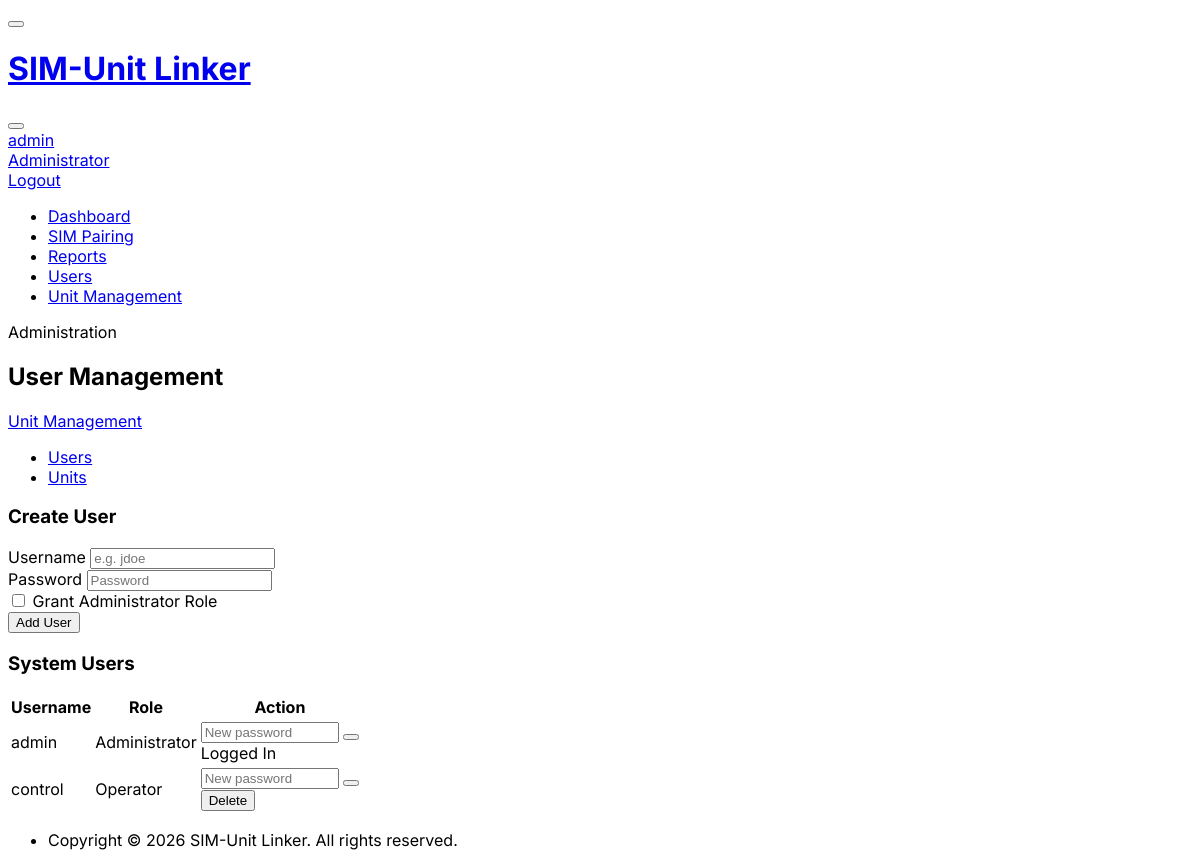
/admin/users (signed in), run on an earlier commit of the app's database.
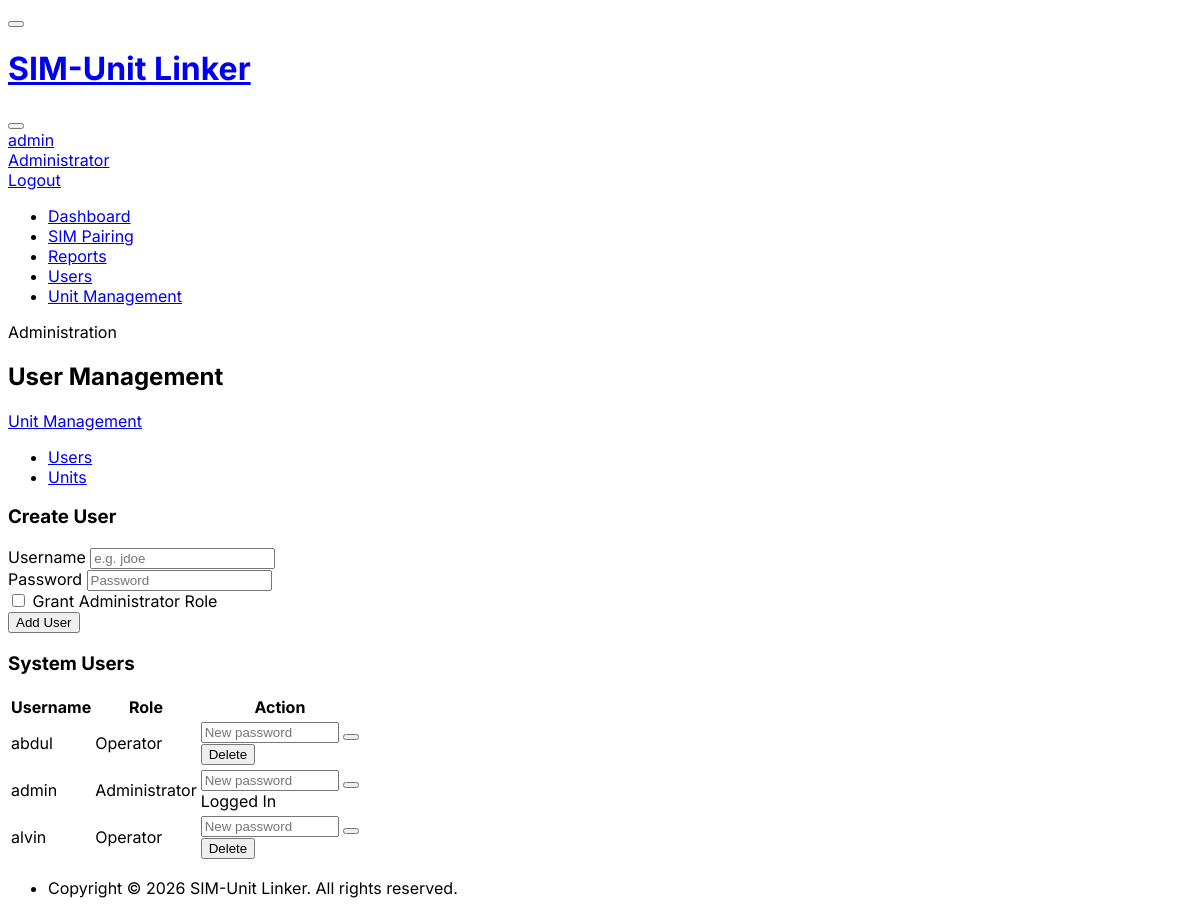
And on a later commit of the database.
### database.py (models this page shows)
class User(Base):
    __tablename__ = 'users'
    id = Column(Integer, primary_key=True, autoincrement=True)
    username = Column(String, unique=True, nullable=False, index=True)
    password_hash = Column(String, nullable=False)
    is_admin = Column(Boolean, default=False)
    pairings = relationship("Pairing", back_populates="paired_by")

### main.py (the view)
@app.get("/admin/users", response_class=HTMLResponse)
async def admin_users_get(request: Request, current_user = Depends(require_admin), db: Session = Depends(get_db)):
    users = db.query(User).order_by(User.username.asc()).all()
    return templates.TemplateResponse(request, "admin.html", {
        "current_user": current_user,
        "active_page": "admin",
        "users": users
    })

### templates/admin.html (shortened to what this page needs)
{% extends "base.html" %}
{% block content %}
<div class="page-header d-print-none mb-3">
  <div class="row align-items-center">
    <div class="col">
      <div class="page-pretitle">Administration</div>
      <h2 class="page-title">User Management</h2>
    </div>
    <div class="col-auto ms-auto d-print-none">
      <div class="btn-list">
        <a href="/admin/units" class="btn btn-outline-primary">
           Unit Management
        </a>
      </div>
    </div>
  </div>
</div>
<ul class="nav nav-pills mb-3">
  <li class="nav-item">
    <a class="nav-link active" href="/admin/users">
       Users
    </a>
  </li>
  <li class="nav-item">
    <a class="nav-link" href="/admin/units">
       Units
    </a>
  </li>
</ul>
<div class="row row-cards mt-1">
  <div class="col-md-4">
    <div class="card">
      <div class="card-header bg-primary-lt">
        <h3 class="card-title"> Create User</h3>
      </div>
      <div class="card-body">
        <form hx-post="/admin/users/create" hx-target="#users-table-container" hx-swap="outerHTML" hx-on::after-request="if(event.detail.successful) this.reset()">
          <div class="mb-3">
            <label class="form-label" for="new-username">Username</label>
            <input type="text" class="form-control" id="new-username" name="username" placeholder="e.g. jdoe" required autocomplete="off">
          </div>
          <div class="mb-3">
            <label class="form-label" for="new-password">Password</label>
            <input type="password" class="form-control" id="new-password" name="password" placeholder="Password" required autocomplete="off">
          </div>
          <div class="mb-3">
            <label class="form-check">
              <input class="form-check-input" type="checkbox" name="is_admin" value="true">
              <span class="form-check-label">Grant Administrator Role</span>
            </label>
          </div>
          <button type="submit" class="btn btn-primary w-100">
             Add User
          </button>
        </form>
      </div>
    </div>
  </div>
  <div class="col-md-8">
    <div class="card">
      <div class="card-header">
        <h3 class="card-title"> System Users</h3>
      </div>
      {% include "partials/users_table.html" %}
    </div>
  </div>
</div>
{% endblock %}

### templates/base.html (shortened to what the changed rows need)
<!doctype html>
<html lang="en">
  <head>
    <link rel="stylesheet" href="https://cdn.jsdelivr.net/npm/@tabler/core@1.0.0-beta20/dist/css/tabler.min.css">
    <link rel="stylesheet" href="https://cdn.jsdelivr.net/npm/@tabler/icons-webfont@latest/tabler-icons.min.css">
  </head>
  <body data-bs-theme="light">
    <div class="page">
      <header class="navbar navbar-expand-md d-print-none">
        <div class="container-xl">
          <h1 class="navbar-brand navbar-brand-autodark d-none-hd-menu pe-0 pe-md-3">
            <a href="/">
              SIM-Unit Linker
            </a>
          </h1>
          <div class="navbar-nav flex-row order-md-last align-items-center">
            {% if current_user %}
            <div class="nav-item dropdown">
              <a href="#" class="nav-link d-flex lh-1 text-reset p-0" data-bs-toggle="dropdown" aria-label="Open user menu">
                <div class="d-none d-xl-block ps-2">
                  <div>{{ current_user.username }}</div>
                  <div class="mt-1 small text-muted">{% if current_user.is_admin %}Administrator{% else %}Operator{% endif %}</div>
                </div>
              </a>
              <div class="dropdown-menu dropdown-menu-end dropdown-menu-arrow">
                <a href="/logout" class="dropdown-content dropdown-item text-danger">
                   Logout
                </a>
              </div>
            </div>
            {% endif %}
          </div>
        </div>
      </header>
      <div class="page-wrapper">
        <div class="page-body">
          <div class="container-xl">
            {% block content %}{% endblock %}
          </div>
        </div>
      </div>
    </div>
  </body>
</html>

### templates/partials/users_table.html (shortened to what this page needs)
<div id="users-table-container">
  <div class="table-responsive">
    <table class="table table-vcenter card-table table-hover">
      <thead>
        <tr>
          <th>Username</th>
          <th>Role</th>
          <th class="w-1">Action</th>
        </tr>
      </thead>
      <tbody>
        {% for u in users %}
        <tr>
          <td>
            <div class="d-flex align-items-center">
              <span class="font-weight-semibold">{{ u.username }}</span>
            </div>
          </td>
          <td>
            {% if u.is_admin %}
            <span class="badge bg-purple-lt"> Administrator</span>
            {% else %}
            <span class="badge bg-blue-lt">Operator</span>
            {% endif %}
          </td>
          <td>
            <div class="d-flex align-items-center gap-2">
              <form hx-post="/admin/users/password/{{ u.id }}" hx-swap="none" hx-on::after-request="if(event.detail.successful) this.reset()" class="d-flex align-items-center gap-1">
                <input type="password" name="new_password" class="form-control form-control-sm" style="width: 130px;" placeholder="New password" required autocomplete="new-password">
                <button type="submit" class="btn btn-sm btn-outline-primary" title="Update Password">
                </button>
              </form>
              {% if u.id == current_user.id %}
              <span class="text-muted small italic ms-2">Logged In</span>
              {% else %}
              <button class="btn btn-sm btn-outline-danger ms-2"
                      hx-post="/admin/users/delete/{{ u.id }}"
                      hx-target="#users-table-container"
                      hx-swap="outerHTML"
                      hx-confirm="Are you sure you want to delete user {{ u.username }}?">
                 Delete
              </button>
              {% endif %}
            </div>
          </td>
        </tr>
        {% endfor %}
      </tbody>
    </table>
  </div>
</div>

What changed in the data, as far as the page shows it:
removed User: username "control", is_admin "Operator"
added User: username "abdul", is_admin "Operator"
added User: username "alvin", is_admin "Operator"
